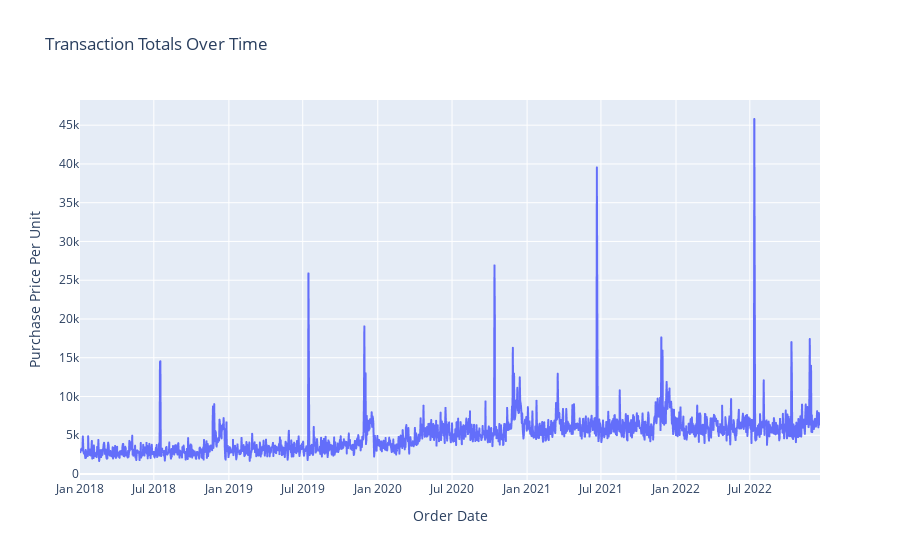

Notebook code cell kept with this figure:
### Code cell
# Convert 'Order Date' to datetime
subset_data['Order Date'] = pd.to_datetime(subset_data['Order Date'])

# Group by 'Order Date' and sum the 'Purchase Price Per Unit'
transaction_totals = subset_data.groupby(['Order Date', 'Q-demos-gender'])['Purchase Price Per Unit'].sum().reset_index()

# Plot the time series
px.line(transaction_totals, x='Order Date', y='Purchase Price Per Unit', title='Transaction Totals Over Time')

### Figure 1 — Plotly figure (JSON) as saved in the notebook; plotly's stock layout.template omitted (floating-point values rounded to 4 significant figures; data arrays with more than 128 entries replaced by an {"elided": "..."} marker saying what was removed)
{"data": [{"hovertemplate": "Order Date=%{x}<br>Purchase Price Per Unit=%{y}<extra></extra>", "legendgroup": "", "line": {"color": "#636efa", "dash": "solid"}, "marker": {"symbol": "circle"}, "mode": "lines", "name": "", "showlegend": false, "type": "scattergl", "x": {"elided": "1815 str values"}, "xaxis": "x", "y": {"elided": "1815 float values"}, "yaxis": "y"}], "layout": {"legend": {"tracegroupgap": 0}, "title": {"text": "Transaction Totals Over Time"}, "xaxis": {"anchor": "y", "domain": [0, 1], "title": {"text": "Order Date"}}, "yaxis": {"anchor": "x", "domain": [0, 1], "title": {"text": "Purchase Price Per Unit"}}}}
